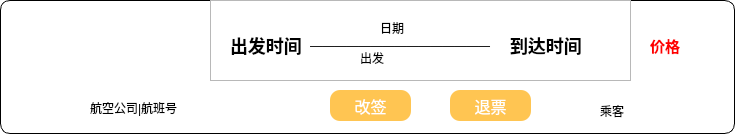
<?xml version="1.0" encoding="UTF-8"?>
<ui version="4.0">
 <class>boughtCard</class>
 <widget class="QWidget" name="boughtCard">
  <property name="geometry">
   <rect>
    <x>0</x>
    <y>0</y>
    <width>735</width>
    <height>134</height>
   </rect>
  </property>
  <property name="windowTitle">
   <string>Form</string>
  </property>
  <property name="styleSheet">
   <string notr="true">#boughtCard{
border: 1px solid #000000; 
border-radius: 10px;
background-color: #ffffff;
padding: 10px;
}
</string>
  </property>
  <widget class="QLabel" name="iconLabel">
   <property name="geometry">
    <rect>
     <x>20</x>
     <y>20</y>
     <width>101</width>
     <height>91</height>
    </rect>
   </property>
   <property name="text">
    <string/>
   </property>
  </widget>
  <widget class="QFrame" name="frame">
   <property name="geometry">
    <rect>
     <x>210</x>
     <y>0</y>
     <width>421</width>
     <height>81</height>
    </rect>
   </property>
   <property name="frameShape">
    <enum>QFrame::StyledPanel</enum>
   </property>
   <property name="frameShadow">
    <enum>QFrame::Raised</enum>
   </property>
   <widget class="QLabel" name="arrivalLabel">
    <property name="geometry">
     <rect>
      <x>300</x>
      <y>30</y>
      <width>111</width>
      <height>31</height>
     </rect>
    </property>
    <property name="styleSheet">
     <string notr="true">#arrivalLabel{
font-size: 18px; 
font-weight: bold
}</string>
    </property>
    <property name="text">
     <string>到达时间</string>
    </property>
   </widget>
   <widget class="QLabel" name="label">
    <property name="geometry">
     <rect>
      <x>100</x>
      <y>30</y>
      <width>201</width>
      <height>31</height>
     </rect>
    </property>
    <property name="text">
     <string>———————————————</string>
    </property>
   </widget>
   <widget class="QLabel" name="departimeLabel">
    <property name="geometry">
     <rect>
      <x>20</x>
      <y>30</y>
      <width>81</width>
      <height>31</height>
     </rect>
    </property>
    <property name="styleSheet">
     <string notr="true">#departimeLabel{
font-size: 18px; 
font-weight: bold
}</string>
    </property>
    <property name="text">
     <string>出发时间</string>
    </property>
   </widget>
   <widget class="QLabel" name="dataLabel">
    <property name="geometry">
     <rect>
      <x>170</x>
      <y>20</y>
      <width>61</width>
      <height>16</height>
     </rect>
    </property>
    <property name="text">
     <string>日期</string>
    </property>
   </widget>
   <widget class="QLabel" name="deparcityLabel">
    <property name="geometry">
     <rect>
      <x>150</x>
      <y>50</y>
      <width>131</width>
      <height>16</height>
     </rect>
    </property>
    <property name="text">
     <string>出发</string>
    </property>
   </widget>
  </widget>
  <widget class="QPushButton" name="gaipushButton">
   <property name="geometry">
    <rect>
     <x>330</x>
     <y>90</y>
     <width>81</width>
     <height>31</height>
    </rect>
   </property>
   <property name="styleSheet">
    <string notr="true">#gaipushButton{
	color: rgb(255, 255, 255);
	background-color: rgb(255, 197, 82);
	border-radius: 10px;
	font-size: 16px;  
}
#gaipushButton:hover{
	color: rgb(255, 255, 255);
	background-color: rgb(255, 163, 87);
	border-radius: 10px;
	
}
#gaipushButton:pressed {
    background-color: rgb(255, 163, 87);
    border: 1px solid #555;  /* 按下时改变边框颜色 */
	border-radius: 10px;
	font-size: 12px;  /* 鼠标按下时，字体缩小 */
}</string>
   </property>
   <property name="text">
    <string>改签</string>
   </property>
  </widget>
  <widget class="QPushButton" name="tuipushButton">
   <property name="geometry">
    <rect>
     <x>450</x>
     <y>90</y>
     <width>81</width>
     <height>31</height>
    </rect>
   </property>
   <property name="styleSheet">
    <string notr="true">#tuipushButton{
	color: rgb(255, 255, 255);
	background-color: rgb(255, 197, 82);
	border-radius: 10px;
	font-size: 16px;  
}
#tuipushButton:hover{
	color: rgb(255, 255, 255);
	background-color: rgb(255, 163, 87);
	border-radius: 10px;
	
}
#tuipushButton:pressed {
    background-color: rgb(255, 163, 87);
    border: 1px solid #555;  /* 按下时改变边框颜色 */
	border-radius: 10px;
	font-size: 12px;  /* 鼠标按下时，字体缩小 */
}</string>
   </property>
   <property name="text">
    <string>退票</string>
   </property>
  </widget>
  <widget class="QLabel" name="airlineLabel">
   <property name="geometry">
    <rect>
     <x>90</x>
     <y>100</y>
     <width>201</width>
     <height>16</height>
    </rect>
   </property>
   <property name="text">
    <string>航空公司|航班号</string>
   </property>
  </widget>
  <widget class="QLabel" name="price">
   <property name="geometry">
    <rect>
     <x>650</x>
     <y>30</y>
     <width>51</width>
     <height>31</height>
    </rect>
   </property>
   <property name="styleSheet">
    <string notr="true">#price{
	color: rgb(255, 0, 0);
	font-size: 15px;
	font-weight: bold
}</string>
   </property>
   <property name="text">
    <string>价格</string>
   </property>
  </widget>
  <widget class="QLabel" name="usernameLabel">
   <property name="geometry">
    <rect>
     <x>600</x>
     <y>100</y>
     <width>91</width>
     <height>21</height>
    </rect>
   </property>
   <property name="text">
    <string>乘客</string>
   </property>
  </widget>
 </widget>
 <resources/>
 <connections/>
</ui>
